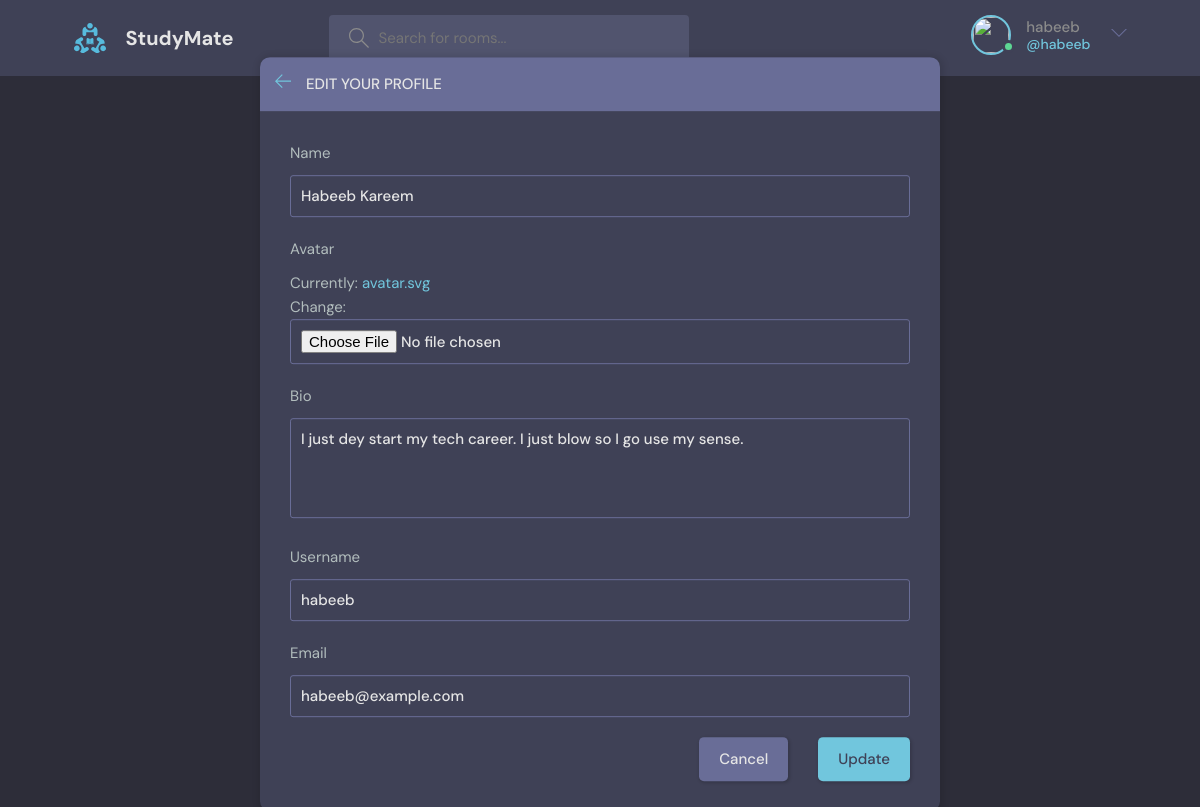
The page /update-user/ (signed in) on the database its author committed.
### base/models.py (models this page shows)
class User(AbstractUser):
    name = models.CharField(max_length=200, null=True)
    email = models.EmailField(unique=True, null=True)
    bio = models.TextField(null=True)
    avatar = models.ImageField(null=True, default='avatar.svg')
    USERNAME_FIELD: 'email'

### base/views.py (the view)
# urls.py: path('update-user/', views.updateUser, name='update-user'),
@login_required(login_url='login')
def updateUser(request):
    user = request.user
    form = UserForm(instance=user)
    if request.method == 'POST':
        form = UserForm(request.POST, request.FILES, instance=user)
        if form.is_valid():
            form.save()
            return redirect('user-profile', pk=user.id)
    context = {'form': form}
    return render(request, 'base/update-user.html', context)

### base/forms.py
class UserForm(ModelForm):
    class Meta:
        model = User
        fields = ['name', 'avatar', 'bio', 'username', 'email']

### base/templates/base/update-user.html (shortened to what this page needs)
{% extends 'main.html' %}
{% block content %}
<main class="update-account layout">
  <div class="container">
    <div class="layout__box">
      <div class="layout__boxHeader">
        <div class="layout__boxTitle">
          <a href="{% url 'home' %}">
            <svg version="1.1" xmlns="http://www.w3.org/2000/svg" width="32" height="32" viewBox="0 0 32 32">
              <title>arrow-left</title>
              <path
                d="M13.723 2.286l-13.723 13.714 13.719 13.714 1.616-1.611-10.96-10.96h27.625v-2.286h-27.625l10.965-10.965-1.616-1.607z">
              </path>
            </svg>
          </a>
          <h3>Edit your profile</h3>
        </div>
      </div>
      <div class="layout__body">
        <form class="form" action="" method="POST" enctype="multipart/form-data">
          {% for field in form %}
          <div class="form__group">
            <label for="profile_pic">{{field.label}}</label>
            {{field}}
          </div>
          {% endfor %}
          <div class="form__action">
            <a class="btn btn--dark" href="index.html">Cancel</a>
            <button class="btn btn--main" type="submit">Update</button>
          </div>
        </form>
      </div>
    </div>
  </div>
</main>
{% endblock content %}

### templates/navbar.html (shortened to what this page needs)
{% load static %}
<header class="header header--loggedIn">
  <div class="container">
    <a href="{% url 'home' %}" class="header__logo">
      <img src="{% static 'images/logo.svg' %}" />
      <h1>StudyMate</h1>
    </a>
    <form class="header__search" method="GET" action="{%% url 'home' }">
      <label>
        <input placeholder="Search for rooms..." type="text" name="q" />
      </label>
    </form>
    <nav class="header__menu">
      {% if request.user.is_authenticated %}
      <div class="header__user">
        <a href="{% url 'update-user' %}">
          <div class="avatar avatar--medium active">
            <img src="{{request.user.host.avatar.url}}" />
          </div>
          <p>
            {{request.user.username}} <span>@{{request.user.username}} </span>
          </p>
        </a>
        <button class="dropdown-button">
          <svg
            version="1.1"
            xmlns="http://www.w3.org/2000/svg"
            width="32"
            height="32"
            viewBox="0 0 32 32"
          >
            <title>chevron-down</title>
            <path d="M16 21l-13-13h-3l16 16 16-16h-3l-13 13z"></path>
          </svg>
        </button>
      </div>
      {% else %}
      <a href="{% url 'login' %}">
        <img src="{% static 'images/avatar.svg' %}" />
        <p>Login</p>
      </a>
      {% endif %}
    </nav>
  </div>
</header>

### rows shown on the page
User: user.username "habeeb", form "Habeeb Kareem" "I just dey start my tech career. I just blow so I go use my sense." "habeeb" "habeeb@example.com"

### other values the page prints
{{ field.label }} "Name" "Avatar" "Bio" "Username" "Email"
